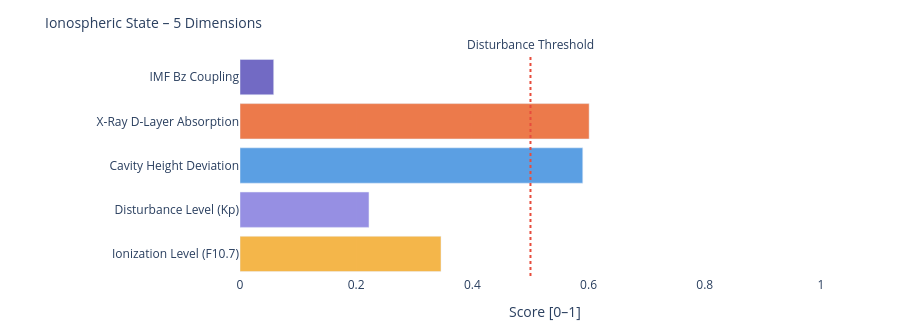

Here is the notebook cell this chart was saved with:
### Markdown cell above
---
### 📐 Systemic Insight: Geometric Cavity vs. Real Schumann Resonance

**Relevant for:** Layer 6 = delta analysis &nbsp;|&nbsp; Layer 7 = feature vector / system interpretation

A cavity height change from 80 km to 70 km shifts the **idealized geometric frequencies** only minimally:

| Modus | Aktuell | Referenz | Δ |
|-------|---------|----------|---|
| SR-1 | 10.4762 Hz | 10.4599 Hz | +16 mHz |
| SR-2 | 18.1452 Hz | 18.1171 Hz | +28 mHz |
| SR-3 | 25.6612 Hz | 25.6215 Hz | +40 mHz |
| SR-4 | 33.1285 Hz | 33.0772 Hz | +51 mHz |

The geometric effect is limited because 10 km is very small compared to Earth's radius (~6371 km).

**Consequence:** Real Schumann deviations are likely driven more strongly by **conductivity, damping, day/night structure, lightning distribution and source geometry** than by pure cavity height.

---

**Layer 6 compares:**
```
geometric Δ from Layer 4  vs.  observed Δ from real Schumann measurement data
```

**Layer 7 Feature:**
```
If real Δ >> geometric Δ  →  non-geometric factors dominant
```

### Code cell
# ============================================================
# IONOSPHERIC STATE – Summary gauge
# Five dimensions: ionization, disturbance, cavity height, X-Ray, Bz coupling
# ============================================================

def norm(v, lo, hi):
    if v is None: return None
    return round(max(0.0, min(1.0, (v - lo) / (hi - lo))), 3)

# Ionization level (F10.7 → F2-Layer)
ioniz = norm(f107_val, 60, 250)

# Disturbance level (Kp → E/F-Layer irregularities)
disturb = norm(kp_val, 0, 9)

# Cavity height deviation from reference (80 km)
h_dev = norm(abs(h_eff - 80), 0, 20)

# X-Ray ionization (D-Layer absorption)
xray_ioniz = None
if xray_now is not None:
    xray_ioniz = norm(math.log10(max(xray_now, 1e-9)) + 9, 0, 5)

# Bz coupling (southward Bz → stronger magnetosphere-ionosphere coupling)
bz_coupling = norm(-(bz_now or 0), -5, 30) if bz_now is not None else None

dims = [
    ('Ionization Level (F10.7)',    ioniz,      '#F2A623'),
    ('Disturbance Level (Kp)',      disturb,    '#7F77DD'),
    ('Cavity Height Deviation',     h_dev,      '#378ADD'),
    ('X-Ray D-Layer Absorption',    xray_ioniz, '#E85D24'),
    ('IMF Bz Coupling',             bz_coupling,'#534AB7'),
]

fig = go.Figure()
for name, val, col in dims:
    if val is not None:
        h = int(val * 20)
        bar = '█' * h + '░' * (20 - h)
        label = f'{name}:  {bar}  {val:.3f}'
    else:
        label = f'{name}:  {"─" * 20}  n/a'
    fig.add_trace(go.Bar(
        x=[val if val is not None else 0],
        y=[name],
        orientation='h',
        marker_color=col, opacity=0.82,
        showlegend=False
    ))

fig.add_vline(x=0.5, line_dash='dot', line_color='#e74c3c',
              annotation_text='Disturbance Threshold', annotation_position='top')
fig.update_layout(
    title=dict(text='Ionospheric State – 5 Dimensions', font=dict(size=14)),
    xaxis=dict(title='Score [0–1]', range=[0, 1.05]),
    height=330, plot_bgcolor='rgba(0,0,0,0)', paper_bgcolor='rgba(0,0,0,0)',
    margin=dict(l=240, r=50, t=55, b=40)
)
fig.show()

print(f'\nIonospheric state:')
for name, val, _ in dims:
    print(f'  {name:<35} {val:.3f}' if val is not None else f'  {name:<35} n/a')

### Figure 1 — Plotly figure (JSON) as saved in the notebook; plotly's stock layout.template omitted (floating-point values rounded to 4 significant figures)
{"data": [{"marker": {"color": "#F2A623"}, "opacity": 0.82, "orientation": "h", "showlegend": false, "type": "bar", "x": [0.346], "y": ["Ionization Level (F10.7)"]}, {"marker": {"color": "#7F77DD"}, "opacity": 0.82, "orientation": "h", "showlegend": false, "type": "bar", "x": [0.222], "y": ["Disturbance Level (Kp)"]}, {"marker": {"color": "#378ADD"}, "opacity": 0.82, "orientation": "h", "showlegend": false, "type": "bar", "x": [0.59], "y": ["Cavity Height Deviation"]}, {"marker": {"color": "#E85D24"}, "opacity": 0.82, "orientation": "h", "showlegend": false, "type": "bar", "x": [0.601], "y": ["X-Ray D-Layer Absorption"]}, {"marker": {"color": "#534AB7"}, "opacity": 0.82, "orientation": "h", "showlegend": false, "type": "bar", "x": [0.058], "y": ["IMF Bz Coupling"]}], "layout": {"annotations": [{"showarrow": false, "text": "Disturbance Threshold", "x": 0.5, "xanchor": "center", "xref": "x", "y": 1, "yanchor": "bottom", "yref": "y domain"}], "height": 330, "margin": {"b": 40, "l": 240, "r": 50, "t": 55}, "paper_bgcolor": "rgba(0,0,0,0)", "plot_bgcolor": "rgba(0,0,0,0)", "shapes": [{"line": {"color": "#e74c3c", "dash": "dot"}, "type": "line", "x0": 0.5, "x1": 0.5, "xref": "x", "y0": 0, "y1": 1, "yref": "y domain"}], "title": {"font": {"size": 14}, "text": "Ionospheric State – 5 Dimensions"}, "xaxis": {"range": [0, 1.05], "title": {"text": "Score [0–1]"}}}}
